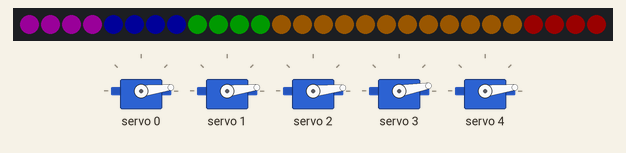
The sketch below on a simulated Arduino Uno, built with avr-gcc and run on an emulated ATmega328P. Parts: 5 × servo, 28 RGB LEDs in strip order, left to right. Dim RGB values are drawn brighter than linear; random numbers use the default seed unless the sketch sets one; what the sketch prints to the serial monitor is not drawn.

Above: at 0.05 s.
At 5.65 s:
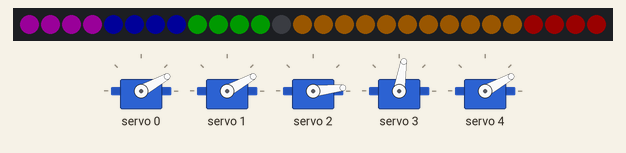
At 11.3 s:
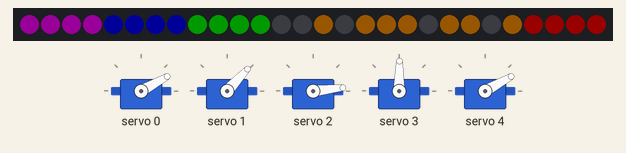
At 14.8 s:
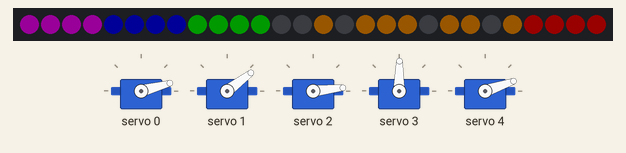
At 19.6 s:
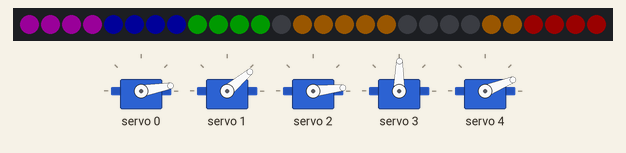
At 39.85 s:
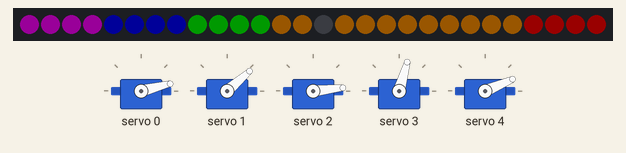
Timing chart, 0 to 40.0 s (numbered marks = the images above):
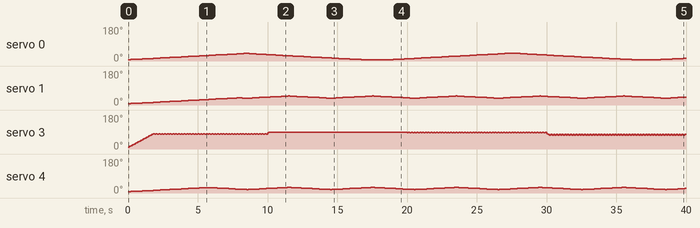

The sketch:

mainland_rev2.ino
```cpp
#include <Adafruit_NeoPixel.h>
#include <Servo.h>
#include <Wire.h>
#include <Adafruit_PWMServoDriver.h>
#ifdef __AVR__
#include <avr/power.h>
#endif

#include "declarations.h"
#include "variables.h"
Adafruit_NeoPixel stripL1 = Adafruit_NeoPixel(L1_COUNT, L1_PIN);

Servo S1;
Servo S2;
Servo S3;
Servo S4;


//Variables For Servo Control Board
Adafruit_PWMServoDriver pwm = Adafruit_PWMServoDriver();
int servoUpdateCount = 0;
#define SERVOMIN  150
#define SERVOMAX  450
uint8_t servonum = 5;
int positions[] = {0, 0, 0, 0, 0};
int moveTo[] = {50, 50, 0, 181, 5};
int speeds[] = {1, 1, 1, 10, 1};
//observatory on 0
//tree closest to wheel on 1
//tree furthest on 3
//continuous rotation on 4


void setup() {
  // put your setup code here, to run once:
  Serial.begin(9600);

  pwm.begin();
  Serial.println("moveTo(int servoNum, int PositionDeg, Speed)");
  pwm.setPWMFreq(60);  // Analog servos run at ~60 Hz updates

  //deactivated due to implementation of PWM Control Board
  //  S1.attach(S1_PIN);
  //  S2.attach(S2_PIN);
  //  S3.attach(S3_PIN);
  //  S4.attach(S4_PIN);
  //  S1.write(80);
  //  S2.write(80);
  //  S3.write(70);
  //  S4.write(110);

  ServoUpdate();

  randomSeed(analogRead(0));

  stripL1.begin();
  stripL1.setBrightness(25);
  stripL1.show();
  updateLEDs();
}

void loop() {
  currentTime = millis();
  // Foliage animation
  if ((currentTime - lastServoWriteTime) >= servoWriteDelay) {
    if (servoPositive == true) {
      moveTo[1] += 1;
      moveTo[4] += 1;
    }
    else if (servoPositive == false) {
      moveTo[1] -= 1;
      moveTo[4] -= 1;
    }
    if (moveTo[1] == 105) {
      servoPositive = false;
    }
    else if (moveTo[1] == 75) {
      servoPositive = true;
    }
    lastServoWriteTime = currentTime;
    ServoUpdate();
    //    Serial.print(servoPos[2]);
    //    Serial.print(" | ");
    //    Serial.println(servoPos[3]);
  }

  // House animation
  if ((currentTime - lastHouseTimer) >= houseTimer) {
    if (dayMode == true) {
      for (int i = 0; i < NUM_HOUSES; i++) {
        houseDecider = random(0, 101);
        int houseDecided = (houseDecider);
        int currentHouse = houses[i];
        if (colorsL1[currentHouse].r == orange.r) {
          if (houseDecided >= 70) {
            colorsL1[currentHouse].r = 0;
            colorsL1[currentHouse].g = 0;
            colorsL1[currentHouse].b = 0;
          }
        }
        else if (colorsL1[currentHouse].r == 0) {
          if (houseDecided >= 30) {
            colorsL1[currentHouse].r = orange.r;
            colorsL1[currentHouse].g = orange.g;
            colorsL1[currentHouse].b = orange.b;
          }
        }
      }
      lastHouseTimer = currentTime;
      updateLEDs();
    }
  }

  if ((currentTime - lastZiplineTime) >= ziplineDelay) {
    if (dayMode == true) {
      switch (ziplineStatus) {
        case 0:
          moveTo[3] = 210;  //98
          break;
        case 1:
          moveTo[3]  = 202; //95
          break;
        case 2:
          moveTo[3]  = 175; //89
          break;
        case 3:
          moveTo[3]  = 180; //95
          break;
      }
      ziplineStatus += 1;
      if (ziplineStatus > 3) {
        ziplineStatus = 0;
      }
      lastZiplineTime = currentTime;
      ServoUpdate();
    }
  }

  if ((currentTime - lastObservatoryTime) >= observatoryDelay) {
    if (dayMode == true) {
      switch (observatoryStatus) {
        case 0: // to 120
          moveTo[0] += 5;
          if ( moveTo[0] == 120) {
            observatoryStatus = 1;
          }
          break;
        case 1:
          observatoryDelayCycles += 1;
          if (observatoryDelayCycles == 120) {
            observatoryStatus = 2;
            observatoryDelayCycles = 0;
          }
          break;
        case 2:
          moveTo[0] -= 1;
          if ( moveTo[0] == 0) {
            observatoryStatus = 3;
          }
          break;
        case 3:
          observatoryDelayCycles += 1;
          if (observatoryDelayCycles == 120) {
            observatoryStatus = 0;
            observatoryDelayCycles = 0;
          }
          break;
      }
      lastObservatoryTime = currentTime;
    }
  }
}
```

declarations.h
```cpp
#ifndef DECLARATIONS_H
#define DECLARATIONS_H

#define L1_COUNT    28
#define RING_COUNT  8

#define L1_PIN      3
#define S1_PIN      4 // Continuous Rotation
#define S2_PIN      5
#define S3_PIN      6
#define S4_PIN      7

#define MODE_PIN    9

#define NUM_HOUSES   12
#define NUM_LAMPS    3

struct RGB {
  byte r;
  byte g;
  byte b;
};

#endif
```

functions.ino
```cpp
void updateLEDs() {
  for (int i = 0; i < L1_COUNT; i++) {
    stripL1.setPixelColor(i, colorsL1[i].r, colorsL1[i].g, colorsL1[i].b);
  }
  stripL1.show();
}

void updateServos() {
  S1.write(servoPos[0]);
  delay(5);
  S2.write(servoPos[1]);
  delay(5);
  S3.write(servoPos[2]);
  delay(5);
  S4.write(servoPos[3]);
}

void colorWipe(Adafruit_NeoPixel &strip, uint32_t c, uint8_t wait) {
  for (int i = 0; i < strip.numPixels(); i++) {
    strip.setPixelColor(i, c);
    strip.show();
    delay(wait);
  }
}

RGB Wheel(byte WheelPos) {
  WheelPos = 255 - WheelPos;
  if (WheelPos < 85) {
    return {(255 - WheelPos * 3), 0, (WheelPos * 3)};
  }
  if (WheelPos < 170) {
    WheelPos -= 85;
    return {0, (WheelPos * 3), (255 - WheelPos * 3)};
  }
  WheelPos -= 170;
  return {(WheelPos * 3), (255 - WheelPos * 3), 0};
}
```

servoControl.ino
```cpp
void moveServoTo(int servoNum, int positionDeg, int speedset) {
  moveTo[servoNum] = positionDeg;
  speeds[servoNum] = speedset;
}

void ServoUpdate() {
  servoUpdateCount++;
  for (int a = 0; a < servonum; a++) {
    if (positions[a] != moveTo[a]) {
      if (positions[a] > moveTo[a]) {
        positions[a] = positions[a] - speeds[a];
      } else if (positions[a] < moveTo[a]) {
        positions[a] = positions[a] + speeds[a];
      }
    }
    pwm.setPWM(a, 0, degToPWM(positions[a]));
  }
}

int degToPWM(int degree) {
  int maxToMin = SERVOMAX - SERVOMIN;
  float PWMPERDEGREE = maxToMin / 180;
  return (int)(SERVOMIN + (degree * PWMPERDEGREE));
}
```

variables.h
```cpp
#ifndef VARIABLES_H
#define VARIABLES_H

bool dayMode = true;

RGB red = {255, 0, 0};
RGB blue = {0, 0, 255};
RGB green = {0, 255, 0};
RGB yellow = {255, 255, 0};
RGB purple = {255, 0, 255};
RGB white = {255, 255, 255};
RGB dullWhite = {50, 50, 50};
RGB orange = {255, 140, 0};
RGB off = {0, 0, 0};

RGB colorsL1[L1_COUNT] = {
  {purple.r, purple.g, purple.b}, // 0
  {purple.r, purple.g, purple.b}, // 1
  {purple.r, purple.g, purple.b}, // 2
  {purple.r, purple.g, purple.b}, // 3
  {blue.r, blue.g, blue.b}, // 4
  {blue.r, blue.g, blue.b}, // 5
  {blue.r, blue.g, blue.b}, // 6
  {blue.r, blue.g, blue.b}, // 7
  {green.r, green.g, green.b}, // 8
  {green.r, green.g, green.b}, // 9
  {green.r, green.g, green.b}, // 10
  {green.r, green.g, green.b}, // 11
  {orange.r, orange.g, orange.b}, // 12
  {orange.r, orange.g, orange.b}, // 13
  {orange.r, orange.g, orange.b}, // 14
  {orange.r, orange.g, orange.b}, // 15
  {orange.r, orange.g, orange.b}, // 16
  {orange.r, orange.g, orange.b}, // 17
  {orange.r, orange.g, orange.b}, // 18
  {orange.r, orange.g, orange.b}, // 19
  {orange.r, orange.g, orange.b}, // 20
  {orange.r, orange.g, orange.b}, // 21
  {orange.r, orange.g, orange.b}, // 22
  {orange.r, orange.g, orange.b}, // 23
  {red.r, red.g, red.b}, // 24
  {red.r, red.g, red.b}, // 25
  {red.r, red.g, red.b}, // 26
  {red.r, red.g, red.b}, // 27
};

int servoPos[4] = {0, 89, 90, 90};

long currentTime;
long lastServoWriteTime;
long servoWriteDelay = 100;
bool servoPositive = true;

int houses[NUM_HOUSES] = {12, 13, 14, 15, 16, 17, 18, 19, 20, 21, 22, 23};
long houseDecider;
int houseTimer = 5000;
long lastHouseTimer;

long lastZiplineTime;
long ziplineDelay = 10000;
int ziplineStatus = 0;


long lastObservatoryTime;
long observatoryDelay = 50;
int observatoryStatus = 0;
int observatoryDelayCycles = 0;
#endif
```

Measured:
- by itself, servo 3: 10° → 14° at 0.10 s, → 18° 0.10 s later, → 22° 0.10 s later, → 26° 0.10 s later, … (301 changes in this stretch)
